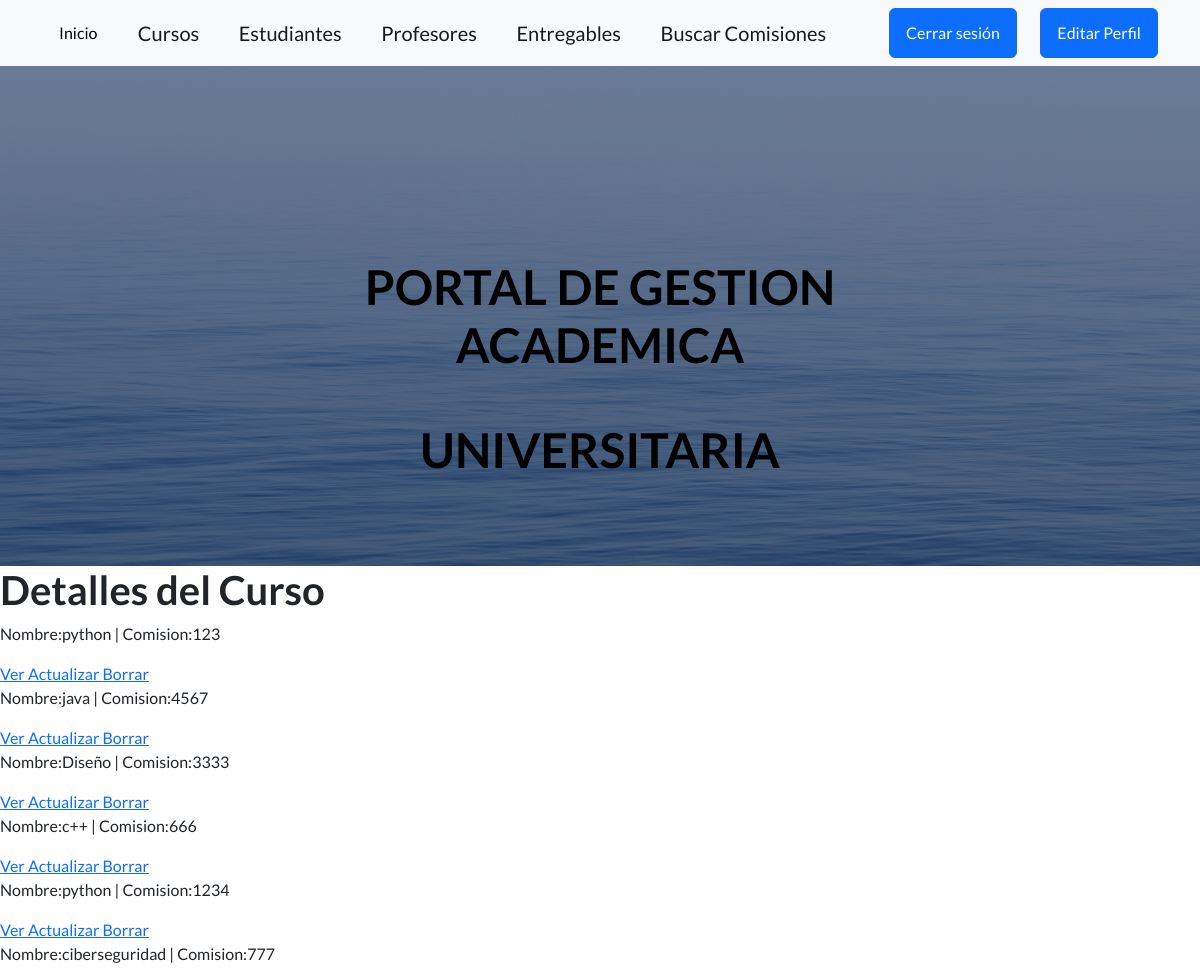
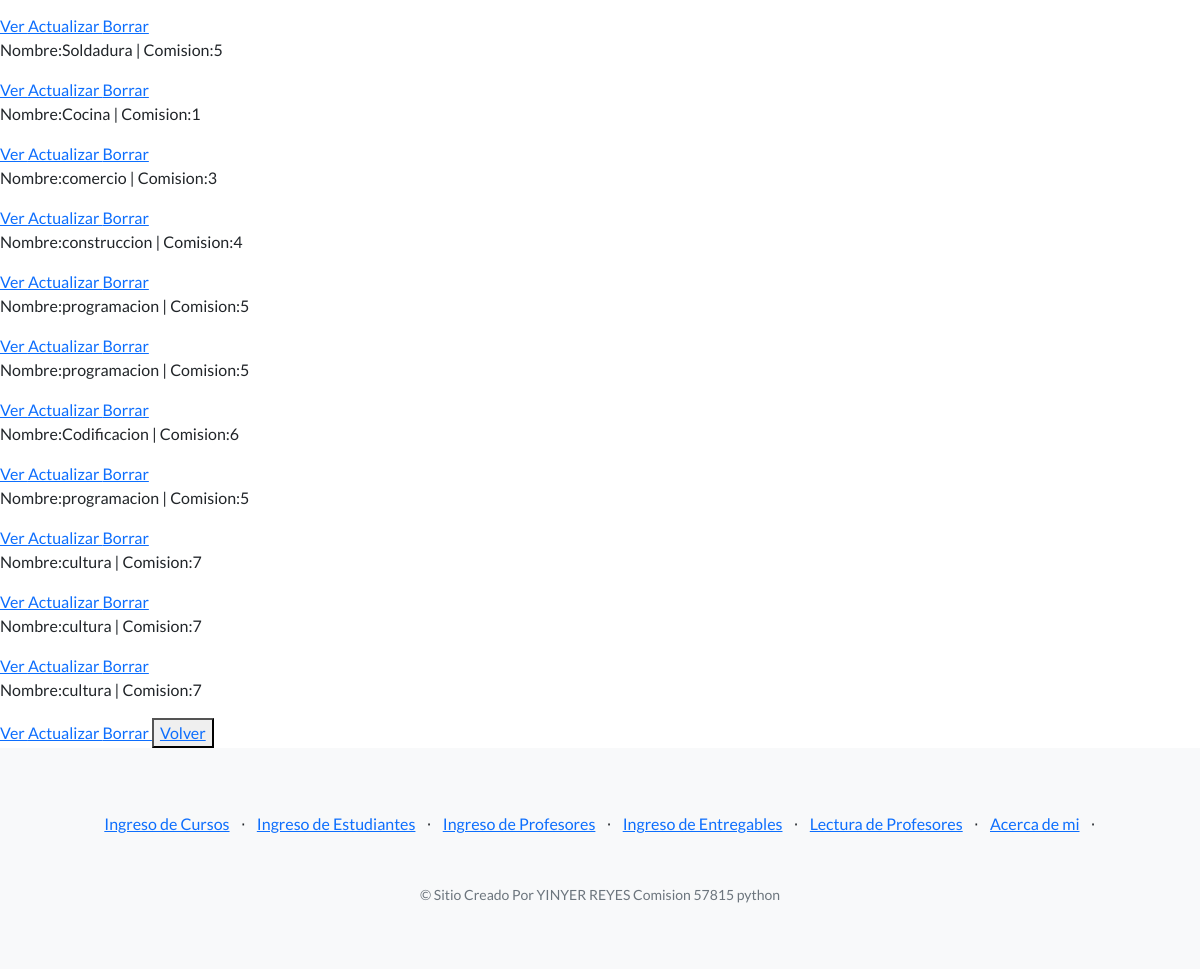
Before: /appcoder/listar/ (signed in) with the older database file (2 pictures, top to bottom).
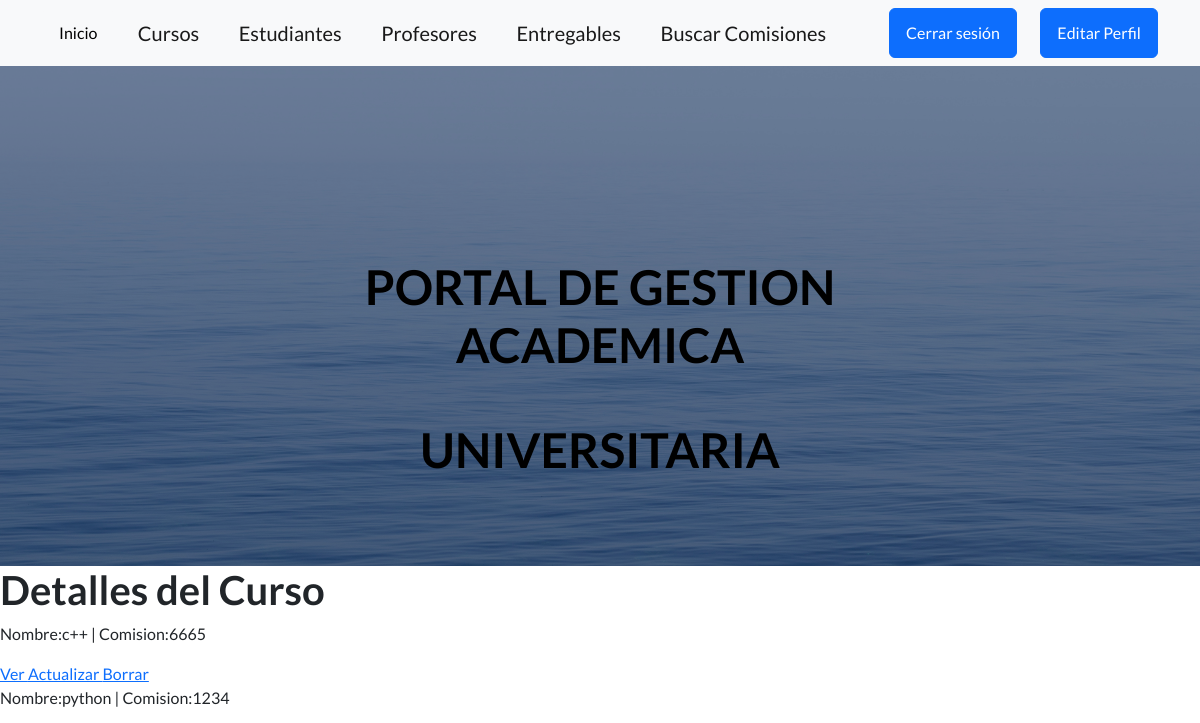
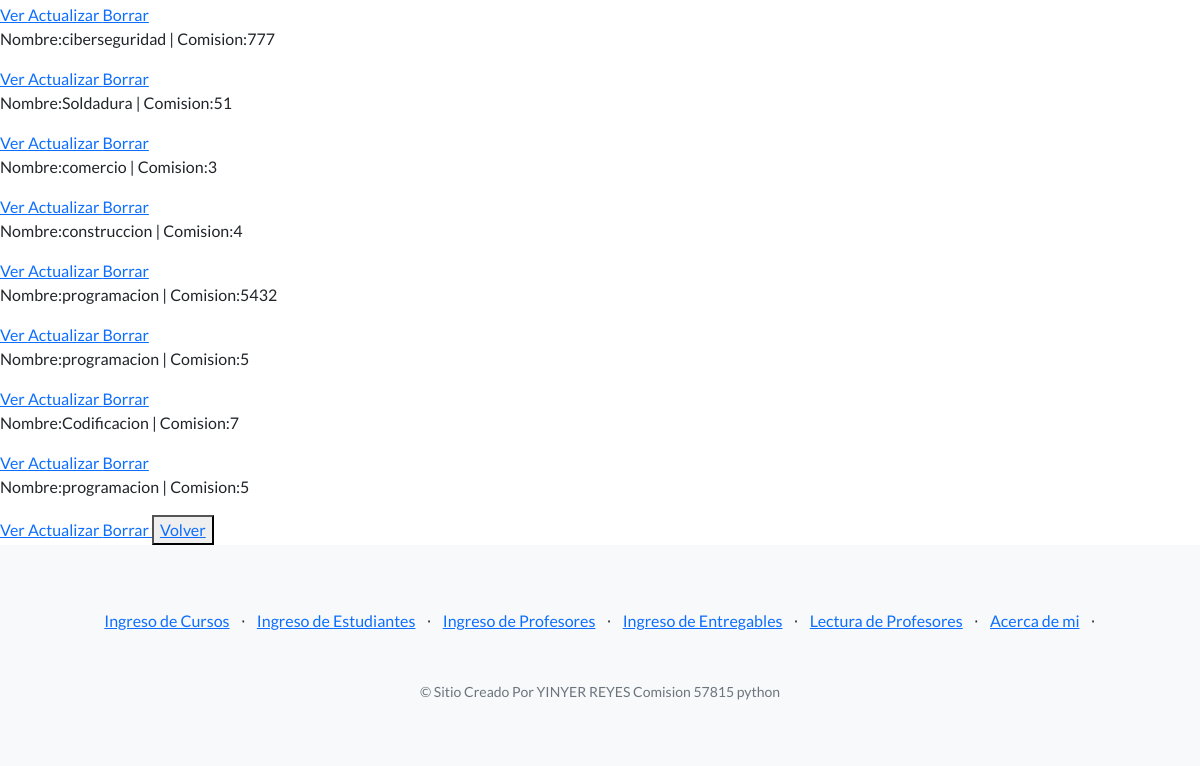
After: the same page with the newer database file (2 pictures, top to bottom).
### appcoder/models.py (models this page shows, shortened)
class Curso(models.Model):
    nombre = models.CharField(max_length=40)
    comision = models.IntegerField()

### appcoder/views.py (the view)
# urls.py: path("listar/", views.CursoListView.as_view(), name="ListarCursos"),
class CursoListView(LoginRequiredMixin, ListView):
    model = Curso
    context_object_name = "cursos"
    template_name = "appcoder/listar.html"

### appcoder/templates/appcoder/listar.html
{% extends "appcoder/base.html"%}
{% load static %}
{% block contenidoQueCambia %}
<h1>Detalles del Curso</h1>
{% block main %}
    {% for curso in cursos %}
        <p> Nombre:{{curso.nombre}} | Comision:{{curso.comision}} </p>
        <a href="{% url 'VerCursos' curso.pk %}"> Ver </a>
        {%if request.user.is_superuser %}
            <a href="{% url 'ActualizarCursos' curso.pk %}"> Actualizar </a>
            <a href="{% url 'BorrarCursos' curso.pk %}"> Borrar </a>
        {%endif%}
    {% endfor %}
{% endblock main%}
<button>
    <a href= "{% url 'inicio'  %}"> Volver </a>
</button>
{% endblock contenidoQueCambia %}

Changed rows visible on the page:
removed Curso: nombre "python", comision "123"
removed Curso: nombre "java", comision "4567"
removed Curso: nombre "Diseño", comision "3333"
removed Curso: nombre "Cocina", comision "1"
removed Curso: nombre "cultura", comision "7"
removed Curso: nombre "cultura", comision "7"
removed Curso: nombre "cultura", comision "7"
changed Curso (number 1 of 10 on the later page): comision "666" → "6665"
changed Curso "Soldadura": comision "5" → "51"
changed Curso (number 7 of 10 on the later page): comision "5" → "5432"
changed Curso "Codificacion": comision "6" → "7"
